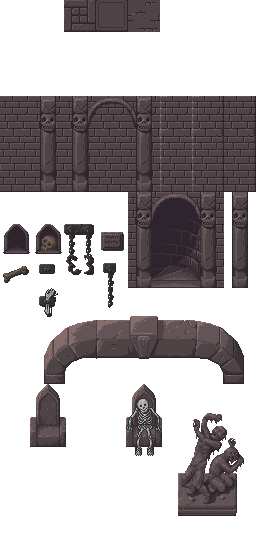
#> input picture assets/src/sevarihk/evildungeon_0.png, 256 x 544 px, found by its file name
$ python make_maps.py
#> lines starting #> are read from the running program, lines starting #| are printed output that depends on the picture
### tools/autotile.py
"""Autotile gaya RPG Maker XP (96x128) -> lembar 47 tile "blob" untuk Tiled.

Format sumber RMXP (tile 32px, dipecah jadi mini-tile 16px):
  - kiri-atas 32x32      : ikon tunggal (tidak dipakai)
  - kanan-atas (64,0)    : 4 sudut-dalam (inner corner), tiap kuadran 16px
  - bawah 96x96 (y=32..) : blok 3x3 -> sudut luar, tepi, tengah

Setiap tile hasil disusun dari 4 kuadran (TL, TR, BL, BR). Kuadran ditentukan
oleh tetangga horizontal (h), vertikal (v), dan diagonal (d) di sisi kuadran:
  !h & !v -> sudut luar   | h & !v -> tepi atas/bawah | !h & v -> tepi kiri/kanan
   h &  v & d -> tengah   | h & v & !d -> sudut dalam

`mask` 8-bit: N=1, NE=2, E=4, SE=8, S=16, SW=32, W=64, NW=128 (1 = tetangga sama).
Diagonal hanya berarti bila kedua ortogonalnya juga sama -> 47 kombinasi unik.
"""
from PIL import Image

N, NE, E, SE, S, SW, W, NW = 1, 2, 4, 8, 16, 32, 64, 128


def canonical(mask):
    m = mask & (N | E | S | W)
    if (mask & NE) and (mask & N) and (mask & E): m |= NE
    if (mask & SE) and (mask & S) and (mask & E): m |= SE
    if (mask & SW) and (mask & S) and (mask & W): m |= SW
    if (mask & NW) and (mask & N) and (mask & W): m |= NW
    return m


# Daftar 47 mask kanonik, urutan tetap -> indeks tile di lembar hasil.
MASKS = sorted({canonical(m) for m in range(256)})
assert len(MASKS) == 47, len(MASKS)
INDEX = {m: i for i, m in enumerate(MASKS)}
COLS = 8


def index_for(mask):
    return INDEX[canonical(mask)]


# [41 lines left out: functions _quarter_src, compose_tile, bake, not called in this run]

### tools/make_maps.py
"""Generator peta TUMBAL: tata letak ASCII -> berkas Tiled (.tmj) di assets/maps.

Hasilnya peta Tiled biasa: bisa dibuka & disunting di Tiled (mapeditor.org).
Peta yang sudah disunting manual di Tiled sebaiknya dikeluarkan dari daftar
MAPS di bawah agar tidak tertimpa.

Jalankan dari root repo:
    /c/msys64/ucrt64/bin/python.exe tools/make_maps.py

Legenda ASCII (peta dungeon):
    #  massa tembok (otomatis jadi atap autotile + muka tembok 3 tile)
    .  lantai bata     ,  lantai lempeng     :  lantai retak
    huruf lain = penanda di atas lantai (diterjemahkan lewat `marks`)
"""
import json
import os
import sys

sys.path.insert(0, os.path.dirname(os.path.abspath(__file__)))
import autotile  # noqa: E402

ROOT = os.path.dirname(os.path.dirname(os.path.abspath(__file__)))
MAPS_DIR = os.path.join(ROOT, 'assets', 'maps')
TILES_DIR = os.path.join(ROOT, 'assets', 'tiles')
T = 32

# --------------------------------------------------------------- tileset
# (nama, berkas, kolom, jumlah tile)
TILESETS = {
    'dungeon': ('evildungeon_0.png', 8, 8 * 17),
    'bata':    ('auto_tembok_bata.png', 8, 48),
    'tabrak':  ('collision.png', 1, 1),
    'rumput':  ('auto_rumput_liar.png', 8, 48),
    'tanah':   ('auto_tanah.png', 8, 48),
    'semak':   ('auto_semak.png', 8, 48),
    'hutan':   ('auto_rumput_hutan.png', 8, 48),
    'lumpur':  ('auto_air_rawa.png', 8, 48 * 4),     # 4 frame animasi
    'laut':    ('auto_air_laut.png', 8, 48 * 4),
    'pasir':   ('pasir_garam.png', 1, 1),
    'bambu':   ('bamboo.png', 8, 80),
    'kanopi':  ('auto_bambu_atas.png', 8, 48),
    'rumput_rawa':  ('auto_rumput_rawa.png', 8, 48),
    'hutan_rawa':   ('auto_hutan_rawa.png', 8, 48),
    'tanah_rawa':   ('auto_tanah_rawa.png', 8, 48),
    'rumput_sarang': ('auto_rumput_sarang.png', 8, 48),
    'hutan_sarang':  ('auto_hutan_sarang.png', 8, 48),
    'dekor':   ('dekor.png', 8, 16),
}
# indeks tile dekor.png (lihat build_decor_tiles di tools/build_assets.py)
DEKOR_SEMANGGI = (0, 1, 2)
DEKOR_DAUN = (3, 4, 5)
DEKOR_TENGKORAK, DEKOR_TULANG, DEKOR_RANTING = 6, 7, 8
DEKOR_BATU = (9, 10)
ANIMATED = {'lumpur': (4, 48, 260), 'laut': (4, 48, 300)}   # frame, tile per frame, durasi ms
LAYERS = ('lantai', 'tanah', 'air', 'tembok', 'semak', 'hiasan', 'atap', 'collision')


def ensure_collision_png():
    from PIL import Image, ImageDraw
    p = os.path.join(TILES_DIR, 'collision.png')
    if os.path.exists(p):
        return
    im = Image.new('RGBA', (T, T), (220, 40, 40, 110))
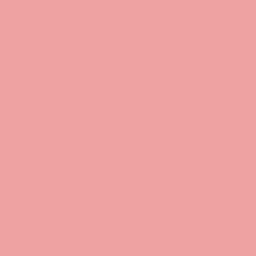
#> im: PIL image 32x32 RGBA (shown 8 times larger); mean R, G, B, A 220, 40, 40, 110; transparent parts drawn white
    d = ImageDraw.Draw(im)
    d.line([(0, 0), (T - 1, T - 1)], fill=(255, 80, 80, 200))
    d.line([(T - 1, 0), (0, T - 1)], fill=(255, 80, 80, 200))
    im.save(p)
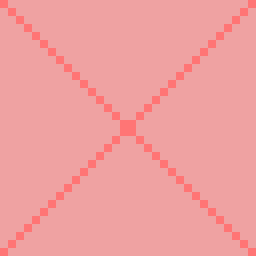
#> saved as collision.png: PIL image 32x32 RGBA (shown 8 times larger); mean R, G, B, A 222.2, 42.5, 42.5, 115.6; transparent parts drawn white


class MapBuilder:
    def __init__(self, name, rows, tileset_names):
#> called with name = 'Sel Tumbal'
        self.name = name
        self.rows = [r.rstrip('\n') for r in rows]
        self.h = len(self.rows)
        self.w = max(len(r) for r in self.rows)
        self.rows = [r.ljust(self.w, '#') for r in self.rows]
        self.firstgid = {}
        gid = 1
        self.ts_order = tileset_names
        for n in tileset_names:
            self.firstgid[n] = gid
            gid += TILESETS[n][2]
        self.layers = {k: [0] * (self.w * self.h) for k in LAYERS}
        self.objects = []
        self.props = {}

    # ---- util
    def ch(self, x, y):
        if 0 <= x < self.w and 0 <= y < self.h:
            return self.rows[y][x]
        return '#'

    def is_wall(self, x, y):
        return self.ch(x, y) == '#'

    def set(self, layer, x, y, ts, local):
        if 0 <= x < self.w and 0 <= y < self.h:
            self.layers[layer][y * self.w + x] = self.firstgid[ts] + local

    def block(self, x, y, on=True):
        if 0 <= x < self.w and 0 <= y < self.h:
            self.layers['collision'][y * self.w + x] = self.firstgid['tabrak'] if on else 0

    def obj(self, type_, x, y, name='', w=1, h=1, **props):
        self.objects.append(dict(type=type_, x=x, y=y, name=name, w=w, h=h, props=props))

    # [92 lines left out: functions prop, build_outdoor, scatter, scatter_props, not called in this run]

    # ---- dungeon: tembok + lantai
    def build_dungeon(self, marks):
        face_rows = {0: 24, 1: 32, 2: 40}   # baris atas/tengah/bawah muka tembok
        plain_cols = [0, 5, 6, 7, 0, 3]
        self.face = set()
        for y in range(self.h):
            for x in range(self.w):
                c = self.ch(x, y)
                if c != '#':
                    floor = {',': 3, ':': 4}.get(c, 2)
                    if c == '.' and (x * 7 + y * 13) % 11 == 0:
                        floor = 4
                    self.set('lantai', x, y, 'dungeon', floor)
                    continue
                self.block(x, y)
                # jarak ke lantai di bawah (muka tembok setinggi 3 tile)
                for k in (1, 2, 3):
                    if not self.is_wall(x, y + k):
                        if all(self.is_wall(x, y + j) for j in range(1, k)):
                            row = {3: 0, 2: 1, 1: 2}[k]
                            col = plain_cols[(x * 3 + y) % len(plain_cols)]
                            if row == 0 and col == 3:
                                col = 0      # tile 27 = puncak lengkung, bukan bata polos
                            # pilar tengkorak berirama setiap 7 kolom
                            if x % 7 == 3:
                                col = 1
                            self.set('tembok', x, y, 'dungeon', face_rows[row] + col)
                            self.face.add((x, y))
                        break
        # atap: autotile bata di atas massa tembok yang bukan muka tembok
        def ceil(x, y):
            return (x < 0 or y < 0 or x >= self.w or y >= self.h) or (self.is_wall(x, y) and (x, y) not in self.face)
        for y in range(self.h):
            for x in range(self.w):
                if not ceil(x, y):
                    continue
                m = 0
                for bit, (dx, dy) in ((autotile.N, (0, -1)), (autotile.NE, (1, -1)), (autotile.E, (1, 0)),
                                      (autotile.SE, (1, 1)), (autotile.S, (0, 1)), (autotile.SW, (-1, 1)),
                                      (autotile.W, (-1, 0)), (autotile.NW, (-1, -1))):
                    if ceil(x + dx, y + dy):
                        m |= bit
                self.set('atap', x, y, 'bata', autotile.index_for(m))
        # penanda
        for y in range(self.h):
            for x in range(self.w):
                c = self.ch(x, y)
                if c in marks:
                    marks[c](self, x, y)


    # ---- rumpun bambu: massa '#' seperti dinding (kanopi di atas, batang 3 tile)
    # [30 lines left out: function build_grove, not called in this run]

    # ---- elemen dungeon
    def arch(self, x, y, **door_props):
        """Gerbang lengkung tengkorak 3x3 di muka tembok, tepat di atas lantai (x,y)."""
        tiles = [[52, 53, 54], [60, 61, 62], [68, 69, 70]]
        for r in range(3):
            for c in range(3):
                self.set('tembok', x - 1 + c, y - 3 + r, 'dungeon', tiles[r][c])
        self.obj('door', x, y - 1, **door_props)

    def deco(self, x, y, local, solid=False, layer='hiasan'):
        self.set(layer, x, y, 'dungeon', local)
        if solid:
            self.block(x, y)

    # ---- simpan
    def save(self, filename):
#> called with filename = 'sel_tumbal.tmj'
        layers = []
        lid = 1
        for name in LAYERS:
            if name != 'collision' and not any(self.layers[name]):
                continue
            L = dict(id=lid, name=name, type='tilelayer', width=self.w, height=self.h, x=0, y=0,
                     opacity=1, visible=(name != 'collision'), data=self.layers[name])
            if name == 'atap':
                L['properties'] = [dict(name='above', type='bool', value=True)]
            layers.append(L)
            lid += 1
        objs = []
        for i, o in enumerate(self.objects, start=1):
            props = [dict(name=k, type=('bool' if isinstance(v, bool) else 'int' if isinstance(v, int) else 'string'),
                          value=v) for k, v in o['props'].items()]
            k = 1 if o.get('pixel') else T
            objs.append(dict(id=i, name=o['name'], type=o['type'], x=o['x'] * k, y=o['y'] * k,
                             width=o['w'] * k, height=o['h'] * k, rotation=0, visible=True, properties=props))
        layers.append(dict(id=lid, name='objek', type='objectgroup', x=0, y=0, opacity=1, visible=True,
                           draworder='topdown', objects=objs))
        tilesets = []
        for n in self.ts_order:
            img, cols, count = TILESETS[n]
            from PIL import Image
            iw, ih = Image.open(os.path.join(TILES_DIR, img)).size
            ts = dict(firstgid=self.firstgid[n], name=n, image='../tiles/' + img, imagewidth=iw,
                      imageheight=ih, tilewidth=T, tileheight=T, columns=cols, tilecount=count,
                      margin=0, spacing=0)
#> ts = 11 items
            if n in ANIMATED:
                frames, per, dur = ANIMATED[n]
                ts['tiles'] = [dict(id=i, animation=[dict(tileid=i + per * f, duration=dur) for f in range(frames)])
                               for i in range(per)]
            tilesets.append(ts)
        data = dict(type='map', version='1.10', tiledversion='1.10.2', orientation='orthogonal',
                    renderorder='right-down', width=self.w, height=self.h, tilewidth=T, tileheight=T,
                    infinite=False, nextlayerid=lid + 1, nextobjectid=len(objs) + 1, layers=layers,
                    tilesets=tilesets,
                    properties=[dict(name=k, type='string', value=str(v)) for k, v in self.props.items()])
        with open(os.path.join(MAPS_DIR, filename), 'w', encoding='utf-8') as f:
            json.dump(data, f, separators=(',', ':'))


# ============================================================== PETA
# id troop (sama dengan src/core/data/GameData.hpp)
TR_TUMBAL_GAGAL, TR_TIKUS_2, TR_TUMBAL_TIKUS, TR_BELATUNG_3, TR_PENJAGA = 1, 2, 3, 4, 5
TR_BELALANG_2, TR_TIMUN_BELALANG, TR_TIMUN_2, TR_MEMEDI = 6, 7, 8, 9
TR_ARWAH_2, TR_GAGAK, TR_ULAR_ARWAH, TR_HANTU_LAUT, TR_TENGKORAK_2, TR_HANTU_TENGKORAK = 10, 11, 12, 13, 14, 15
TR_AKAR_2, TR_BUAYA, TR_AKAR_BELATUNG, TR_BUTO = 16, 17, 18, 19

# id peta (sama dengan world.json)
SEL_TUMBAL, LORONG_LUMBUNG, DESA, LADANG, HUTAN_BAMBU, LAUT_GARAM, RAWA_TERASI, SARANG_BUTO = 1, 2, 3, 4, 5, 6, 7, 8


def map_sel_tumbal():
    rows = [
        "################################",
        "################################",
        "################################",
        "####....#####....#####....######",
        "####....#####....#####..L.######",
        "####.S..#####....#####.N..######",
        "####....#####.K..#####....######",
        "#####.#########.#########.######",
        "#####.#########.#########.######",
        "#####.#########.#########.######",
        "#####.#########.#########.######",
        "###,,,,,,,,,,,,,,,,,,,,,,,,A,###",
        "###,,,,,,,,,,,,,,,,,,,,,,,,,,###",
        "###,,,,,,,,,,,,,,,M,,,,,,,,,,###",
        "###,,,,,,,,,,,,,,,,,,,,,,,,,,###",
        "################################",
        "################################",
    ]
    b = MapBuilder('Sel Tumbal', rows, ['dungeon', 'bata', 'tabrak'])
    b.props.update(nama='Sel Tumbal', musik='lumbung', gelap=0.72, battleback='assets/battlebacks/lumbung.png')
    marks = {
        'S': lambda b, x, y: b.obj('spawn', x, y, name='awal', dir=0),
        'L': lambda b, x, y: b.obj('loot', x, y, item='penawar'),
        'K': lambda b, x, y: b.obj('loot', x, y, event='mayat_sel'),
        'N': lambda b, x, y: (b.obj('npc', x, y, name='lelaki_tua', event='lelaki_tua',
                                    walker='assets/chars/lelaki_tua.png', dir=0), b.block(x, y)),
        'M': lambda b, x, y: b.obj('enemy', x, y, troop=TR_TUMBAL_GAGAL, walker='assets/chars/tumbal_gagal.png', dir=1),
        'A': lambda b, x, y: (b.arch(x, y, to=LORONG_LUMBUNG, spawn='dari_sel'),
                              b.obj('spawn', x, y, name='dari_lorong', dir=0)),
    }
    b.build_dungeon(marks)
    b.obj('event', 0, 0, name='pembuka', event='pembuka', trigger='auto', once='pembuka')
    # hiasan sel: ceruk tengkorak & rantai di muka tembok, tulang di lantai
    b.deco(6, 1, 57)
    b.deco(15, 1, 56)
    b.deco(24, 1, 58)
    b.deco(24, 2, 66)
    b.deco(7, 6, 64)
    b.deco(16, 4, 64)
    b.deco(10, 12, 65)
    b.deco(20, 9, 59)
    b.save('sel_tumbal.tmj')


# [456 lines left out: functions map_lorong_lumbung, map_desa, map_ladang, map_hutan_bambu, map_laut_garam, map_rawa_terasi and 1 more, not called in this run]


WORLD = {
    'start': {'map': SEL_TUMBAL, 'spawn': 'awal'},
    'maps': [
        {'id': SEL_TUMBAL, 'name': 'Sel Tumbal', 'file': 'sel_tumbal.tmj'},
        {'id': LORONG_LUMBUNG, 'name': 'Lorong Lumbung', 'file': 'lorong_lumbung.tmj'},
        {'id': DESA, 'name': 'Desa Karangtumbal', 'file': 'desa.tmj'},
        {'id': LADANG, 'name': 'Ladang Timun Busuk', 'file': 'ladang.tmj'},
        {'id': HUTAN_BAMBU, 'name': 'Hutan Bambu Jarum', 'file': 'hutan_bambu.tmj'},
        {'id': LAUT_GARAM, 'name': 'Laut Garam', 'file': 'laut_garam.tmj'},
        {'id': RAWA_TERASI, 'name': 'Rawa Terasi', 'file': 'rawa_terasi.tmj'},
        {'id': SARANG_BUTO, 'name': 'Sarang Buto', 'file': 'sarang_buto.tmj'},
    ],
}

if __name__ == '__main__':
    os.makedirs(MAPS_DIR, exist_ok=True)
    ensure_collision_png()
#> (the run stopped early here; a loop or call above may not have finished)
